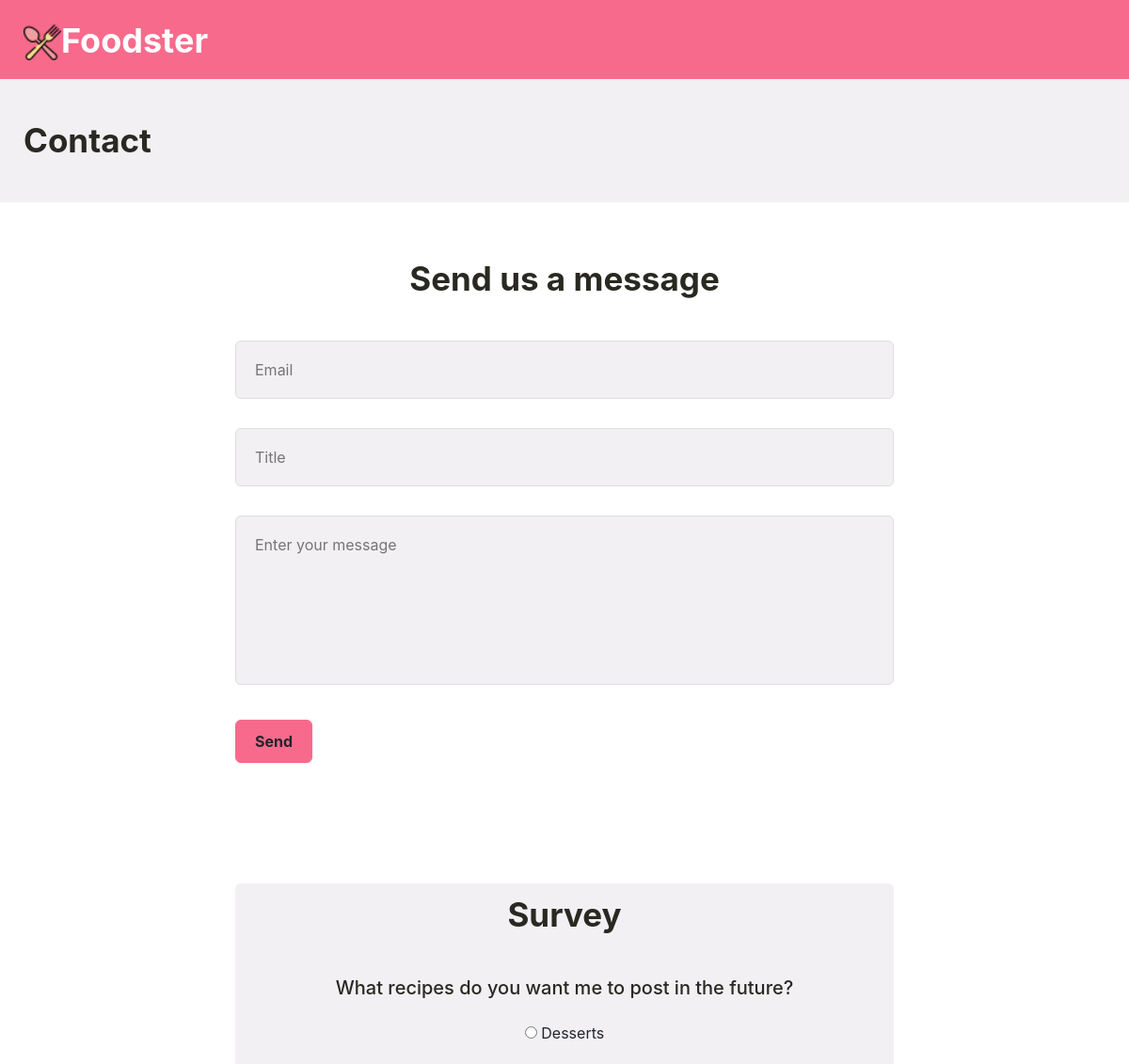
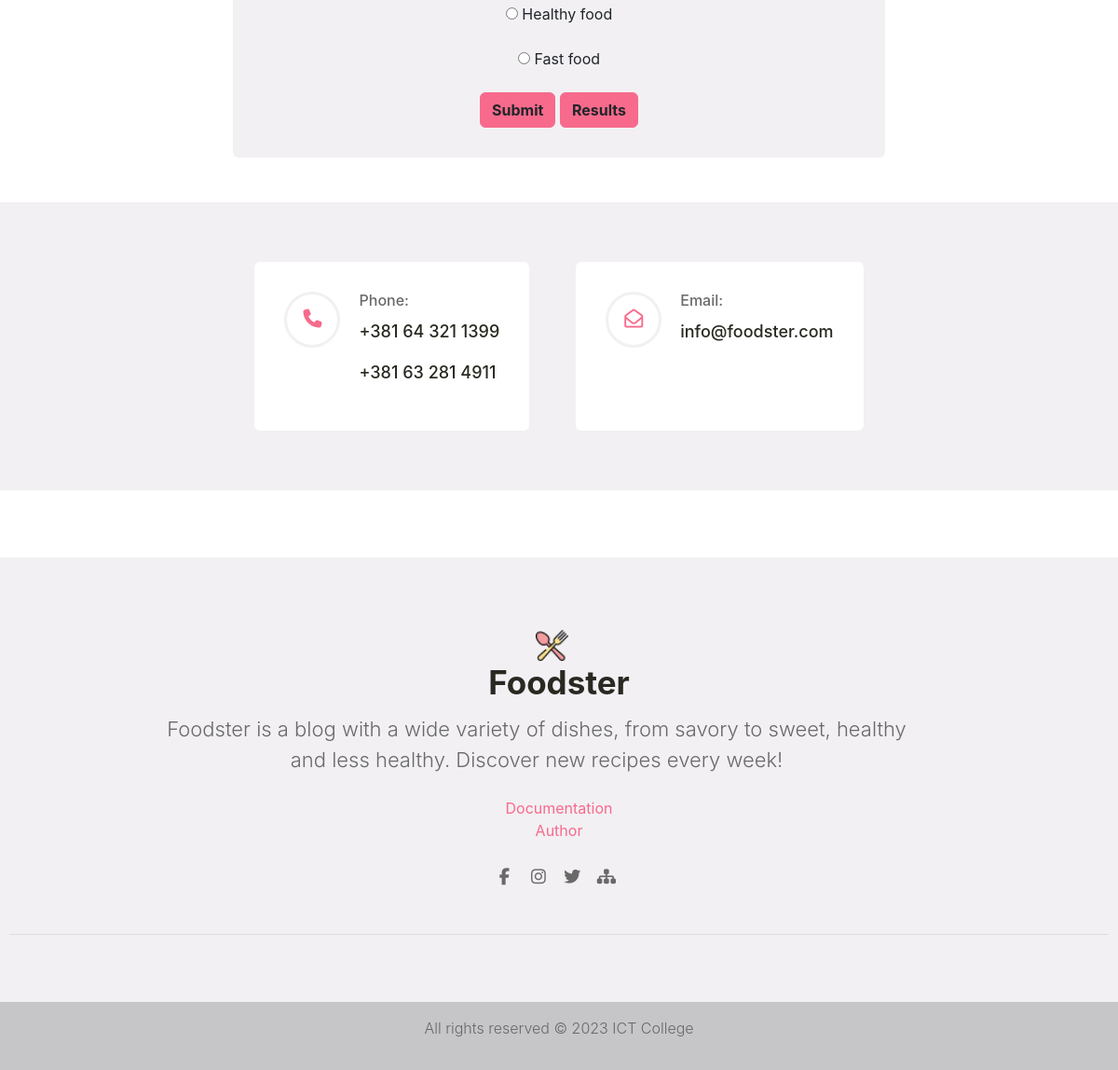
The page /contact.php on the database its author committed (2 pictures, top to bottom).
### tables this page shows
CREATE TABLE `survey` (
  `idSurvey` int(255) NOT NULL,
  `question` varchar(255) NOT NULL,
  `active` int(1) NOT NULL
);

CREATE TABLE `answers` (
  `idAnswer` int(255) NOT NULL,
  `answerText` varchar(255) NOT NULL,
  `idSurvey` int(255) NOT NULL
);

### contact.php (called while the page is built)
<?php
    require_once "view/fixed/head.php";
    require_once "view/fixed/header.php";
    require_once "view/pages/contact.php";
    require_once "view/fixed/footer.php";
?>

### model/survey.php (called while the page is built, shortened)
<?php
    require_once "connection.php";
    $query = "SELECT * FROM survey WHERE active=1";
    try{
        $result = $connection->query($query);
        $survey = $result->fetch();
        $idSurvey = $survey['idSurvey'];
        $answers = "SELECT * FROM answers WHERE idSurvey=:idSurvey";
        $preparation = $connection->prepare($answers);
        $preparation->bindParam(":idSurvey", $idSurvey);
        try{
            $preparation->execute();
            $answer = $preparation->fetchAll();
        }
        catch(PDOException $e){
            echo "Server error";
        }
    }
    catch(PDOException $e){
        $code = 500;
        echo "Server error";
    }
?>

### view/pages/contact.php (the view, shortened to what this page needs)
<?php
	include "model/survey.php";
?>
<section class="w3l-breadcrumb py-5">
  <div class="container">
      <div class="header-section">
        <h3>Contact</h3>
      </div>
  </div>
</section>
<section class="w3l-contact" id="contact">
	<div class="container py-5">
		<div class="contacts12-main py-md-3">
			<div class="header-section text-center">
				<h3 class="mb-md-5 mb-4">Send us a message</h3>
			</div>
			<form action="">
				<div class="main-input text-left">
					<input type="text" name="emailMess" id="emailMess" placeholder="Email" class="contact-input"/>
					<input type="text" name="tbTitle" id="tbTitle" placeholder="Title" class="contact-input" />
					<textarea class="contact-textarea contact-input" name="taMessage" id="taMessage" placeholder="Enter your message"></textarea>
				</div>
				<div class="text-left">
					<input type="button" value="Send" id="btnSend" name="btnSend" class="btn btn-primary theme-button"/>
				</div>
			</form>
		</div>
	</div>
	<div class="container py-5">
		<div id="survey" class="contacts12-main py-md-3">
			<div class="header-section text-center">
				<h3 class="mb-md-5 mb-1">Survey</h3>
				<h5><?=$survey['question']?></h5>
			</div>
			<form action="">
				<?php
					foreach($answer as $a):
				?>
				<br/>
				<input type="radio" name="answer" value="<?=$a['idAnswer']?>"/>
				<?=$a['answerText']?>
				<br/>
				<?php
					endforeach;
				?>
				<br/>
				<input type="button" value="Submit" id="vote" class="btn btn-primary theme-button"/>
				<input type="button" value="Results" id="surveyResult" class="btn btn-primary theme-button"/>
			</form>
		</div>
	</div>
	<div class="contant11-top-bg py-5">
		<div class="container py-lg-3">
			<div class="d-grid contact section-gap">
				<div class="d-flex justify-content-center contact-info-left d-grid">
					<div class="contact-info">
						<div class="icon">
							<span class="fa fa-phone" aria-hidden="true"></span>
						</div>
						<div class="contact-details">
							<h4>Phone:</h4>
							<p>+381 64 321 1399</p>
							<p>+381 63 281 4911</p>
						</div>
					</div>
					<div class="contact-info">
						<div class="icon">
							<span class="fa fa-envelope-open-o" aria-hidden="true"></span>
						</div>
						<div class="contact-details">
							<h4>Email:</h4>
							<p>info@foodster.com</p>
						</div>
					</div>
				</div>
			</div>
		</div>
	</div>
</section>
<br/><br/><br/>

### assets/css/style.css (style rules this page uses)
#btnSend, #btnPost { padding: 10px 20px; }
#survey { background-color: var(--bg-color-three); border-radius: var(--border-radius); }

### rows shown on the page
survey: question "What recipes do you want me to post in the future?"
answers: answerText "Desserts"
answers: answerText "Healthy food"
answers: answerText "Fast food"
